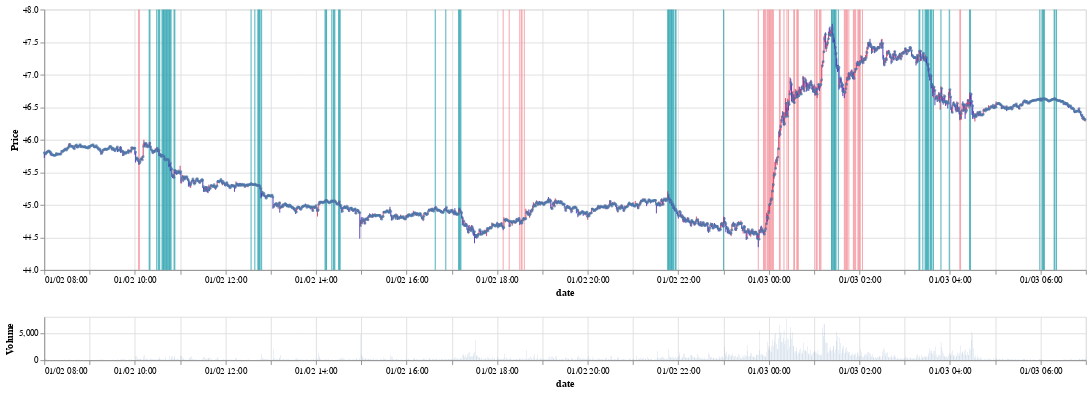

Notebook code for this chart:
### Code cell
candle_chart(df, reds=reds, blues=blues)

### Figure 1 — Vega-Lite specification as saved in the notebook (floating-point values rounded to 4 significant figures; data arrays with more than 128 entries replaced by an {"elided": "..."} marker saying what was removed)
{"$schema": "https://vega.github.io/schema/vega-lite/v2.6.0.json", "background": "white", "config": {"view": {"height": 300, "width": 400}}, "datasets": {"data-4c7afd959c88bd8c4e64004b3769f664": {"elided": "1380 records"}}, "vconcat": [{"layer": [{"data": {"name": "data-4c7afd959c88bd8c4e64004b3769f664"}, "encoding": {"x": {"axis": {"format": "%m/%d %H:%M", "title": "date"}, "field": "date", "timeUnit": "yearmonthdatehoursminutes", "type": "temporal"}}, "mark": {"color": "gray", "type": "rule"}, "transform": [{"filter": "(datum.dt === null)"}]}, {"data": {"name": "data-4c7afd959c88bd8c4e64004b3769f664"}, "encoding": {"x": {"axis": {"format": "%m/%d %H:%M", "title": "date"}, "field": "date", "timeUnit": "yearmonthdatehoursminutes", "type": "temporal"}}, "mark": {"color": "#f59aa3", "type": "rule"}, "transform": [{"filter": {"field": "dt", "oneOf": ["20190102100500", "20190102100600", "20190102180800", "20190102181600", "20190102183000", "20190102183200", "20190102183300", "20190102183600", "20190102234600", "20190102235300", "20190102235400", "20190102235500", "20190102235600", "20190102235800", "20190102235900", "20190103000000", "20190103000100", "20190103000200", "20190103000300", "20190103000400", "20190103000500", "20190103000600", "20190103001400", "20190103001500", "20190103002000", "20190103002400", "20190103002600", "20190103003300", "20190103003400", "20190103003700", "20190103003800", "20190103003900", "20190103010100", "20190103010300", "20190103010400", "20190103010700", "20190103010800", "20190103010900", "20190103014000", "20190103014100", "20190103014200", "20190103014300", "20190103014400", "20190103014600", "20190103015200", "20190103015300", "20190103015400", "20190103015500", "20190103015800", "20190103015900", "20190103020000", "20190103020100", "20190103020400", "20190103041300", "20190103041400"]}}]}, {"data": {"name": "data-4c7afd959c88bd8c4e64004b3769f664"}, "encoding": {"x": {"axis": {"format": "%m/%d %H:%M", "title": "date"}, "field": "date", "timeUnit": "yearmonthdatehoursminutes", "type": "temporal"}}, "mark": {"color": "#34a7b2", "type": "rule"}, "transform": [{"filter": {"field": "dt", "oneOf": ["20190102101900", "20190102102000", "20190102102900", "20190102103100", "20190102103200", "20190102103300", "20190102103600", "20190102103700", "20190102103800", "20190102103900", "20190102104000", "20190102104100", "20190102104200", "20190102104300", "20190102104400", "20190102104500", "20190102104600", "20190102104700", "20190102104800", "20190102105200", "20190102105300", "20190102123400", "20190102123900", "20190102124300", "20190102124400", "20190102124500", "20190102124600", "20190102124800", "20190102141200", "20190102141300", "20190102141400", "20190102142100", "20190102142300", "20190102142400", "20190102142500", "20190102143000", "20190102143100", "20190102143200", "20190102163800", "20190102165200", "20190102170900", "20190102171000", "20190102171100", "20190102171200", "20190102214600", "20190102214700", "20190102214800", "20190102214900", "20190102215000", "20190102215100", "20190102215200", "20190102215300", "20190102215400", "20190102215600", "20190102215700", "20190102230000", "20190103012300", "20190103012400", "20190103012500", "20190103012600", "20190103012700", "20190103012800", "20190103012900", "20190103013200", "20190103031900", "20190103032000", "20190103032400", "20190103032700", "20190103032800", "20190103032900", "20190103033000", "20190103033100", "20190103033200", "20190103033400", "20190103033500", "20190103033600", "20190103033800", "20190103034800", "20190103035900", "20190103042600", "20190103042700", "20190103055900", "20190103060200", "20190103060300", "20190103060400", "20190103060500", "20190103061800", "20190103061900", "20190103062100"]}}]}, {"data": {"name": "data-4c7afd959c88bd8c4e64004b3769f664"}, "encoding": {"color": {"condition": {"test": "datum.open < datum.close", "value": "#ce375f"}, "value": "#3f2fb7"}, "tooltip": [{"field": "date", "format": "%m/%d %H:%M", "type": "temporal"}, {"field": "open", "type": "quantitative"}, {"field": "high", "type": "quantitative"}, {"field": "low", "type": "quantitative"}, {"field": "close", "type": "quantitative"}, {"field": "volume", "type": "quantitative"}], "x": {"axis": {"format": "%m/%d %H:%M", "title": "date"}, "field": "date", "timeUnit": "yearmonthdatehoursminutes", "type": "temporal"}, "y": {"axis": {"title": "Price"}, "field": "low", "scale": {"zero": false}, "type": "quantitative"}, "y2": {"field": "high", "type": "quantitative"}}, "mark": "rule"}, {"data": {"name": "data-4c7afd959c88bd8c4e64004b3769f664"}, "encoding": {"color": {"condition": {"test": "datum.open < datum.close", "value": "#ce375f"}, "value": "#3f2fb7"}, "tooltip": [{"field": "date", "format": "%m/%d %H:%M", "type": "temporal"}, {"field": "open", "type": "quantitative"}, {"field": "high", "type": "quantitative"}, {"field": "low", "type": "quantitative"}, {"field": "close", "type": "quantitative"}, {"field": "volume", "type": "quantitative"}], "x": {"field": "date", "timeUnit": "yearmonthdatehoursminutes", "type": "temporal"}, "y": {"field": "open", "type": "quantitative"}, "y2": {"field": "close", "type": "quantitative"}}, "mark": "bar"}, {"data": {"name": "data-4c7afd959c88bd8c4e64004b3769f664"}, "encoding": {"tooltip": [{"field": "date", "format": "%m/%d %H:%M", "type": "temporal"}, {"field": "open", "type": "quantitative"}, {"field": "high", "type": "quantitative"}, {"field": "low", "type": "quantitative"}, {"field": "close", "type": "quantitative"}, {"field": "volume", "type": "quantitative"}], "x": {"field": "date", "timeUnit": "yearmonthdatehoursminutes", "type": "temporal"}, "y": {"field": "open", "type": "quantitative"}}, "mark": {"size": 10, "type": "circle"}}], "width": 1200}, {"height": 50, "layer": [{"data": {"name": "data-4c7afd959c88bd8c4e64004b3769f664"}, "encoding": {"x": {"axis": {"format": "%m/%d %H:%M", "title": "date"}, "field": "date", "timeUnit": "yearmonthdatehoursminutes", "type": "temporal"}}, "mark": {"color": "gray", "type": "rule"}, "transform": [{"filter": "(datum.dt === null)"}]}, {"data": {"name": "data-4c7afd959c88bd8c4e64004b3769f664"}, "encoding": {"x": {"axis": {"format": "%m/%d %H:%M", "title": ""}, "field": "date", "timeUnit": "yearmonthdatehoursminutes", "type": "temporal"}, "y": {"axis": {"title": "Volume"}, "field": "volume", "scale": {"zero": false}, "type": "quantitative"}}, "mark": "bar"}], "width": 1200}]}
